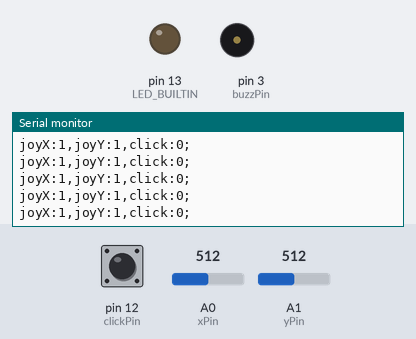
Recording of a sketch running on a simulated Arduino Uno, built with avr-gcc and run on an emulated ATmega328P. Shown: output pins drawn as LEDs (lit = HIGH), buzzer (waves = sounding, pin HIGH), the last lines printed to the serial monitor. The inputs (shaded band) are chosen by the test bench; at power-on: A0 (xPin) = 512, A1 (yPin) = 512, pin 12 (clickPin) HIGH.

Above: at 1.2 s.
1.3 s: A0 (xPin) set to 262
At 2.2 s:
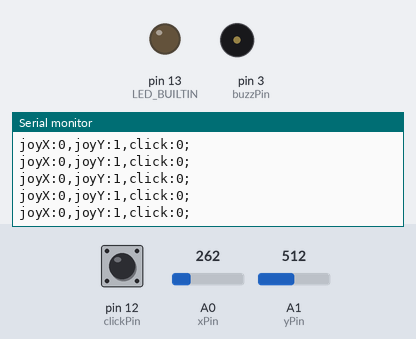
4.3 s: A0 (xPin) set to 231
At 5.3 s:
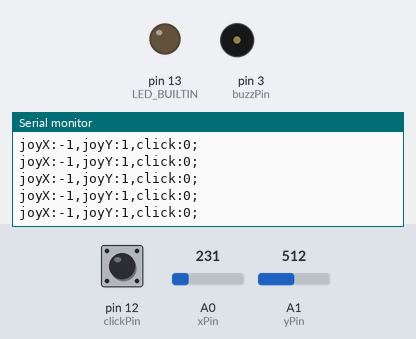
7.3 s: A1 (yPin) set to 260
At 7.9 s:
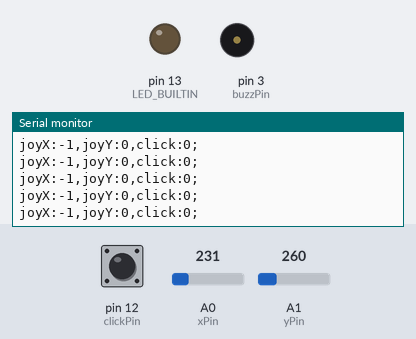
10.3 s: A1 (yPin) set to 237
At 11.3 s:
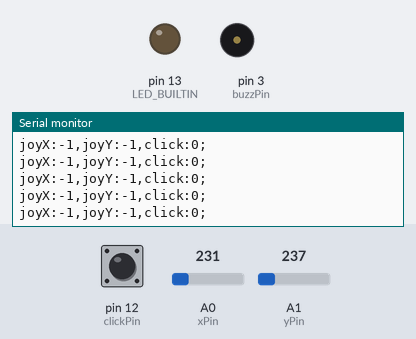
Timing chart, 0 to 12.8 s (numbered marks = the images above; inputs shaded):
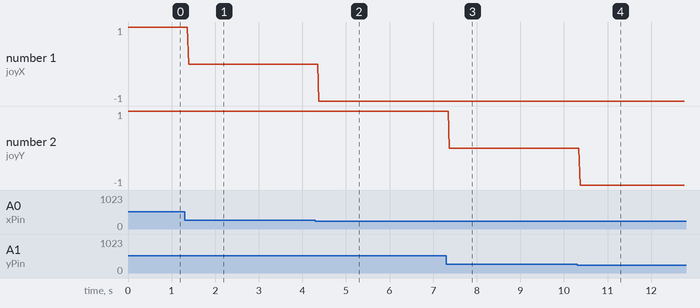

Measured:
- after the input at 1.3 s, the serial monitor: prints a new line after 0.09 s (image 1)
- after the input at 4.3 s, the serial monitor: prints a new line after 0.08 s (image 2)
- after the input at 7.3 s, the serial monitor: prints a new line after 0.07 s (image 3)
- after the input at 10.3 s, the serial monitor: prints a new line after 0.07 s (image 4)
- plotted number 1: 0 → -1 after the input at 4.3 s

The sketch:

ControllerArduino.ino
```cpp
/*
Youtube Link: https://youtube.com/shorts/zCrc_85fgvE?feature=share

Cameron Martin, April 2022
Controller Assigment
*/

#include "PDMSerial.h"

PDMSerial pdm;

const int xPin = A0;  // Analog input for Potentiometer for Joystick x value
const int yPin = A1;  // Analog input for Potentiometer for Joystick y value
const int clickPin = 12; // Digital input for Joystick Click
const int buzzPin = 3; // PWM enabled output for Buzzer

int xVal = 0; // Unmapped Potentiometer for Joystick x value, start at 0 (77-507)
int xOut = 0; // Mapped Potentiometer for Joystick x value, start at 0 (-10 - 10)

int yVal = 0; // Unmapped Potentiometer for Joystick y value, start at 0 (77-507)
int yOut = 0; // Mapped Potentiometer for Joystick y value, start at 0 (-10 - 10)

int lastClick = 1; // Current value of Joystick switch
int curClick = 1; // Temporary storage for Joystick switch
int toClick = false; // Whether Joystick was clicked

// Set up analogPin as input and ledPin as output, begin Serial communication
void setup() {
  pinMode(xPin, INPUT);
  pinMode(yPin, INPUT);
  pinMode(clickPin, INPUT_PULLUP);
  pinMode(buzzPin, OUTPUT);
  pinMode(LED_BUILTIN, OUTPUT);
  digitalWrite(LED_BUILTIN, LOW);
  Serial.begin(9600);
}

// Read in potentiometer values, map them, then transmit them and whether to click.
// If new serial communication has occured with the name "squish", turn on the buzzer
void loop() {
  toClick = false;

  // Read in potentiometer values, map them to -10 - 10 for use as a movement value
  xVal = analogRead(xPin);
  xOut = map(xVal, 0, 496, -1, 1);

  yVal = analogRead(yPin);
  yOut = map(yVal, 0, 504, -1, 1);

  // Read in the Joystick switch value
  curClick = digitalRead(clickPin);

  // If curClick is different from lastClick, report a click and update lastClick
  if(lastClick != curClick)
  {
    toClick = true;
    lastClick = curClick;
  }

  // Transmit xOut and yOut
  pdm.transmitSensor("joyX", xOut);
  pdm.transmitSensor("joyY", yOut);

  // Transmit whether a click occurred
  pdm.transmitSensor("click", toClick);
  pdm.transmitSensor("end");

  // If new data comes in with the name "squish", turn on the buzzer
  boolean newData = pdm.checkSerial();
  if(newData) {
    if(pdm.getName().equals(String("squish"))) {
      // Buzz for .333 seconds (light LED as well)
      noTone(buzzPin);
      digitalWrite(LED_BUILTIN, HIGH);
      delay(333);
      noTone(buzzPin);
      digitalWrite(LED_BUILTIN, LOW);
    }
  }
}
```

PDMSerial.cpp
```cpp
/*
  PDMSerial.cpp - DDEM Library for transmit/receive with p5
  Created by Jesse Allisln 2019
*/

#include "Arduino.h"
#include "PDMSerial.h"

PDMSerial::PDMSerial()
{
  _startingTransmit = true;
  _name = "default";
  _value = 0;
}

String PDMSerial::getName() {
  return _name;
}

int PDMSerial::getValue() {
  return _value;
}

boolean PDMSerial::checkSerial() {
     // Receiving transmissions – cool.
  if (Serial.available() > 0) {
    // read the oldest byte in the serial buffer
    String data = String(Serial.readStringUntil(','));
    if(data!= "\n") {
      // Serial.write(("\nrx:" + data).c_str());

      int sep = data.indexOf(":");
      if(sep != -1) {

        // Serial.write(sep);
        // Serial.write(("\nindex:" + String(sep)).c_str());
        _name = data.substring(0,sep);
        // Serial.write(("\nname:" + _name).c_str());
        _value = data.substring(sep+1).toInt();
        // Serial.write(("\nvalue:" + String(value)).c_str());
        if(_name && _value >= 0) {
            // new data was received!
          return true;
        }
      }
    }
  }
    return false; // no new data or the data wasn't good.
}

// **********************************************
// ********* LSU DDEM Data Transmission *********
// **********************************************
//
// Transmit as many sensors as you like then send end before looping.
// transmitSensor(string name, int/float value);
  // transmitSensor("a0", sensorValue);
  // transmitSensor("float0", sensorFloatValue);
  // transmitSensor("b7", buttonState);
  // transmitSensor("end");

void PDMSerial::transmitSensor(String name, int value) {
  if (name == "end") {
      Serial.write(";\n");
      _startingTransmit = true;
  } else {
          // Only put a comma on after the first transmitted data.
      if(_startingTransmit) {
        _startingTransmit = false;
      } else {
        Serial.write(",");
      }

        // Prep the data
    String xmitData = name + ":" + String(value);
      // Transmission to the computer
    Serial.write(xmitData.c_str());
  }
}

void PDMSerial::transmitSensor(String name, float value) {
  if (name == "end") {
      Serial.write(";\n");
      _startingTransmit = true;
  } else {
          // Only put a comma on after the first transmitted data.
      if(_startingTransmit) {
        _startingTransmit = false;
      } else {
        Serial.write(",");
      }

        // Prep the data
    String xmitData = name + ":" + String(value);
      // Transmission to the computer
    Serial.write(xmitData.c_str());
  }
}

void PDMSerial::transmitSensor(String name) {
  if (name == "end") {
      Serial.write(";\n");
      _startingTransmit = true;
  } else {
        // Prep the data
    String xmitData = name + "\n";
      // Transmission to the computer
    Serial.write(xmitData.c_str());
  }
}
```

PDMSerial.h
```cpp
/*
  PDMSerial.h - Library for Transmitting to/from p5.
  Created by Jesse Allison 2019
*/
#ifndef PDMSerial_h
#define PDMSerial_h

#include "Arduino.h"

class PDMSerial
{
  public:
    PDMSerial();
    boolean checkSerial();
    void transmitSensor(String name, int value);
    void transmitSensor(String name, float value);
    void transmitSensor(String name);
    String getName();
    int getValue();

  private:
    boolean _startingTransmit;
    String _name;
    int _value;
};

#endif
```
